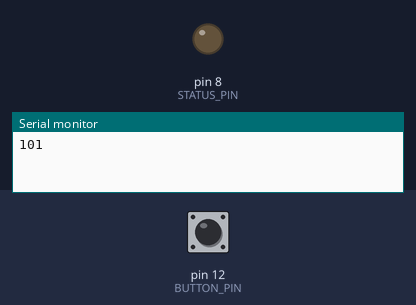
Bench run of a sketch on a simulated Arduino Uno, built with avr-gcc and run on an emulated ATmega328P. Parts: output pins drawn as LEDs (lit = HIGH), the last lines printed to the serial monitor. The test bench sets the inputs (shaded band); at power-on: pin 12 (BUTTON_PIN) HIGH.

Above: at 1.2 s.
1.3 s: pin 12 (BUTTON_PIN) pulled LOW for 0.15 s
At 2.1 s:
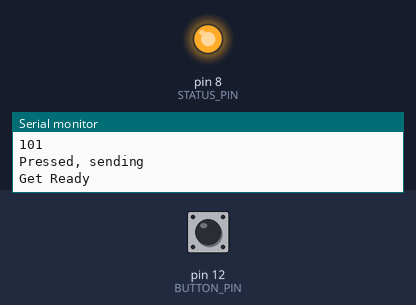
Timing chart, 0 to 8.9 s (numbered marks = the images above; inputs shaded):
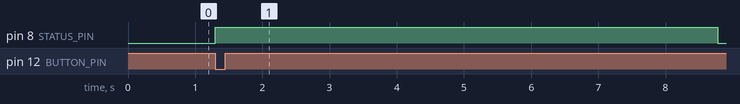

Measured:
- after the input at 1.3 s, pin 8 (STATUS_PIN): LOW → HIGH at once, → LOW 7.5 s later

The sketch:

irtest.ino
```cpp
// (licence header left out)
#include <IRremote.h>
int RECV_PIN = 11;
int BUTTON_PIN = 12;
int STATUS_PIN = 8;

IRrecv irrecv(RECV_PIN);
IRsend irsend;

decode_results results;


// Storage for the recorded code
int codeType = -1; // The type of code
unsigned long codeValue; // The code value if not raw
unsigned int rawCodes[RAWBUF]; // The durations if raw
int codeLen; // The length of the code
int toggle = 0; // The RC5/6 toggle state

//int output[34] = {-5900.,  2900., -2050.,   800., -2050.,   850., -2050.,   800.,
//        -2050.,   800., -2100.,  1800., -2050.,   850., -2050.,   800.,
//        -2050.,   850., -2000.,  1850., -2050.,   850., -2050.,   800.,
//        -2050.,   750., -2050.,   800., -2050.,   850., -2050.,   850.,
//        -2050.,   850.};

void setup()
{
  Serial.begin(9600);
  irrecv.enableIRIn(); // Start the receiver
  pinMode(BUTTON_PIN, INPUT);
  pinMode(STATUS_PIN, OUTPUT);
  Serial.println(RAWBUF, DEC);

}


void storeCode(decode_results *results) {
  int codeNow;
  codeNow = results->rawlen;
  Serial.println(codeNow, DEC);
  if (codeNow > 0) {
    Serial.println("Saving Code");
    codeLen = results->rawlen;
    // To store raw codes:
    // Drop first value (gap)
    // Convert from ticks to microseconds
    // Tweak marks shorter, and spaces longer to cancel out IR receiver distortion
    for (int i = 1; i <= codeLen; i++) {
      if (i % 2) {
        // Mark
        rawCodes[i-1] = results->rawbuf[i] * USECPERTICK ;
        Serial.print(" m");
      }
      else {
        // Space
        rawCodes[i-1] = results->rawbuf[i] * USECPERTICK;
        Serial.print(" s");
      }
      Serial.print(rawCodes[i], DEC);
    }
    Serial.println("");
    Serial.println(codeNow, DEC);
  }
}

void sendCode(int repeat) {
  Serial.println("Get Ready");
  delay(1000);

  // Assume 30 KHz
  Serial.println("Sending raw 30");
  irsend.sendRaw(rawCodes, codeLen, 30);
  delay(1000);

  // Assume 33 KHz
  Serial.println("Sending raw 33");
  irsend.sendRaw(rawCodes, codeLen, 33);
  delay(1000);

  // Assume 33 KHz
  Serial.println("Sending raw 36");
  irsend.sendRaw(rawCodes, codeLen, 36);
  delay(1000);

  // Assume 33 KHz
  Serial.println("Sending raw 36.7");
  irsend.sendRaw(rawCodes, codeLen, 36.7);
  delay(1000);

  // Assume 38 KHz
  Serial.println("Sending raw 38");
  irsend.sendRaw(rawCodes, codeLen, 38);
  delay(1000);

  // Assume 40 KHz
  Serial.println("Sending raw 40");
  irsend.sendRaw(rawCodes, codeLen, 40);
  delay(1000);

  // Assume 56 KHz
  Serial.println("Sending raw 56");
  irsend.sendRaw(rawCodes, codeLen, 56);

  Serial.println("Sent raw");
  Serial.println(codeLen, DEC);
  for (int i = 0; i <= codeLen; i++) {
    Serial.print(rawCodes[i], DEC);
    Serial.print(" ");
  }
  Serial.println("");

}

int lastButtonState;

void loop() {
  // If button pressed, send the code.
  int current = digitalRead(BUTTON_PIN);
  int buttonState;

  if (current == LOW)
    buttonState = HIGH;
  else
    buttonState = LOW;
  if (lastButtonState == HIGH && buttonState == LOW) {
    Serial.println("Released");
    irrecv.enableIRIn(); // Re-enable receiver
  }

  if (buttonState) {
    Serial.println("Pressed, sending");
    digitalWrite(STATUS_PIN, HIGH);
    sendCode(lastButtonState == buttonState);
    digitalWrite(STATUS_PIN, LOW);
    delay(50); // Wait a bit between retransmissions
  }
  else if (irrecv.decode(&results)) {
    digitalWrite(STATUS_PIN, HIGH);
    storeCode(&results);
    irrecv.resume(); // resume receiver
    digitalWrite(STATUS_PIN, LOW);
  }
  lastButtonState = buttonState;
}
```
